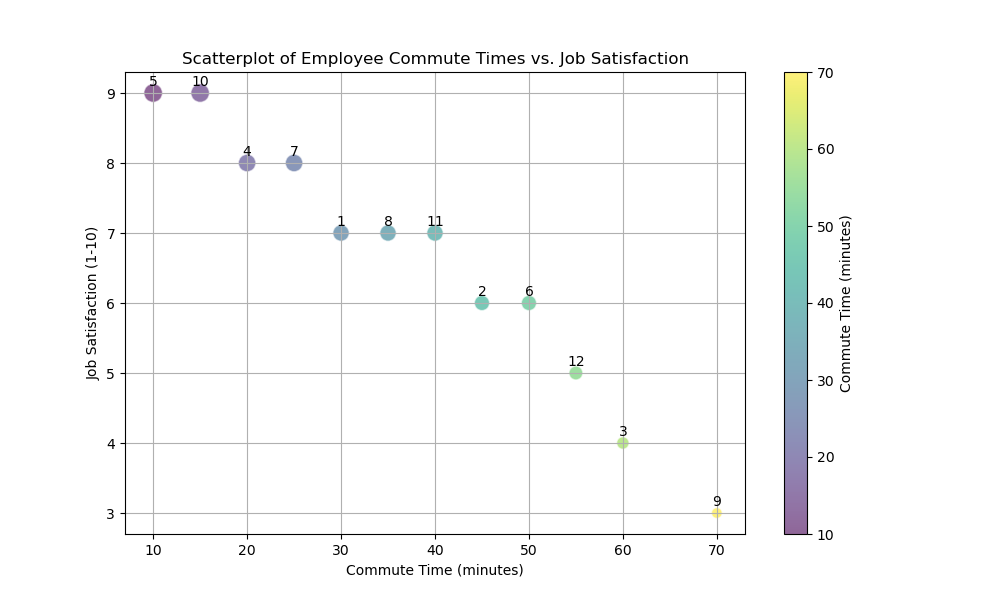

This figure's Python source:

import matplotlib.pyplot as plt

# Input data
data = [
    {'Employee ID': 1, ' Commute Time (minutes)': 30, ' Job Satisfaction (1-10)': 7},
    {'Employee ID': 2, ' Commute Time (minutes)': 45, ' Job Satisfaction (1-10)': 6},
    {'Employee ID': 3, ' Commute Time (minutes)': 60, ' Job Satisfaction (1-10)': 4},
    {'Employee ID': 4, ' Commute Time (minutes)': 20, ' Job Satisfaction (1-10)': 8},
    {'Employee ID': 5, ' Commute Time (minutes)': 10, ' Job Satisfaction (1-10)': 9},
    {'Employee ID': 6, ' Commute Time (minutes)': 50, ' Job Satisfaction (1-10)': 6},
    {'Employee ID': 7, ' Commute Time (minutes)': 25, ' Job Satisfaction (1-10)': 8},
    {'Employee ID': 8, ' Commute Time (minutes)': 35, ' Job Satisfaction (1-10)': 7},
    {'Employee ID': 9, ' Commute Time (minutes)': 70, ' Job Satisfaction (1-10)': 3},
    {'Employee ID': 10, ' Commute Time (minutes)': 15, ' Job Satisfaction (1-10)': 9},
    {'Employee ID': 11, ' Commute Time (minutes)': 40, ' Job Satisfaction (1-10)': 7},
    {'Employee ID': 12, ' Commute Time (minutes)': 55, ' Job Satisfaction (1-10)': 5}
]

# Extracting the commute times and job satisfactions into separate lists
commute_times = [employee[' Commute Time (minutes)'] for employee in data]
job_satisfactions = [employee[' Job Satisfaction (1-10)'] for employee in data]
employee_ids = [employee['Employee ID'] for employee in data]

# Create a new figure for plotting
plt.figure(figsize=(10, 6))

# Plotting the scatter plot
scatter = plt.scatter(
    commute_times,
    job_satisfactions,
    s=[i*20 for i in job_satisfactions],  # Sizes based on job satisfaction (giving it more weight)
    cmap='viridis',                        # Color map for variations based on commute time
    c=commute_times,                      # Colors based on commute time
    alpha=0.6,                             # Transparency of the points
    edgecolors='w',                        # Edge color of the points
)

# Adding labels and title to the plot
plt.xlabel('Commute Time (minutes)')
plt.ylabel('Job Satisfaction (1-10)')
plt.title('Scatterplot of Employee Commute Times vs. Job Satisfaction')

# Adding a color bar
cbar = plt.colorbar(scatter)
cbar.set_label('Commute Time (minutes)')

# Annotating each point with the corresponding Employee ID
for i, employee_id in enumerate(employee_ids):
    plt.annotate(employee_id, (commute_times[i], job_satisfactions[i]), textcoords="offset points", xytext=(0,5), ha='center')

# Show grid
plt.grid(True)

# Show plot
plt.show()
